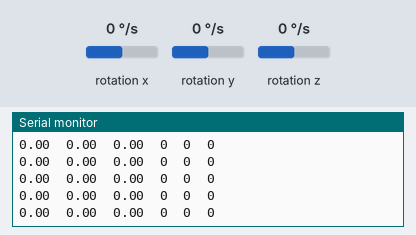
Bench run of a sketch on a simulated Arduino Uno, built with avr-gcc and run on an emulated ATmega328P. Shown: the last lines printed to the serial monitor. Wiring (inferred from the names in the program): L3G4200D gyroscope at I2C address 0x69. Inputs (shaded band) come from the test bench; at power-on: rotation x 0 °/s, rotation y 0 °/s, rotation z 0 °/s.

Above: at 2.7 s.
2.8 s: rotation x set to -192 °/s
At 2.86 s:
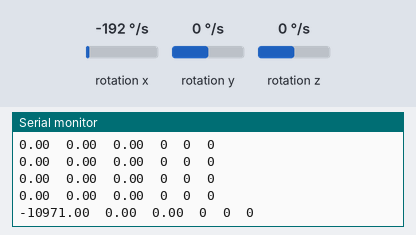
5.8 s: rotation y set to -192 °/s
At 5.89 s:
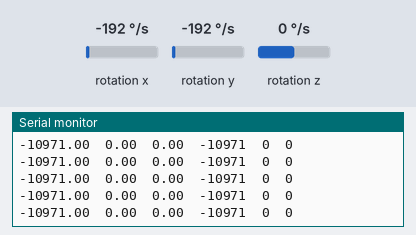
7.3 s: rotation z set to -192 °/s
At 7.36 s:
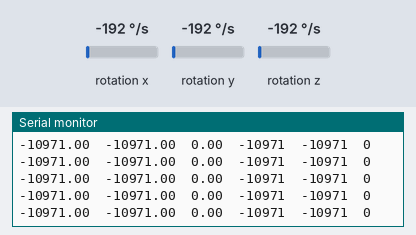
8.8 s: rotation x set to 0 °/s
At 8.84 s:
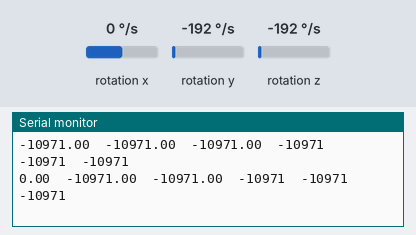

Measured:
- after the input at 2.8 s, the serial monitor: prints a new line after 0.06 s (image 1)
- after the input at 8.8 s, the serial monitor: prints a new line at once (image 4)

The sketch:

gy50.ino
```cpp
#include "Arduino.h"
#include <Wire.h>
//This code is to use with L3G4200 triple axis gyro
//Modified by SurtrTech

//Pinouts
//arduino     GY-50
//3.3v        SDO + VCC
//A4          SDA
//A5          SCL
//GND         GND


#define CTRL_REG1 0x20
#define CTRL_REG2 0x21
#define CTRL_REG3 0x22
#define CTRL_REG4 0x23
#define CTRL_REG5 0x24

int L3G4200D_Address = 105; //I2C address of the L3G4200D

int x;
int y;
int z;
int prevx = x;
int prevy = y;
int prevz = z;
int deltax;
int deltay;
int deltaz;

void writeRegister(int deviceAddress, byte address, byte val) {
    Wire.beginTransmission(deviceAddress); // start transmission to device
    Wire.write(address); // send register address
    Wire.write(val); // send value to write
    Wire.endTransmission(); // end transmission
}

int readRegister(int deviceAddress, byte address){

    int v;
    Wire.beginTransmission(deviceAddress);
    Wire.write(address); // register to read
    Wire.endTransmission();

    Wire.requestFrom(deviceAddress, 1); // read a byte

    while(!Wire.available()) {
        // waiting
    }

    v = Wire.read();
    return v;
}

void getGyroValues(){

    byte xMSB = readRegister(L3G4200D_Address, 0x29);
    byte xLSB = readRegister(L3G4200D_Address, 0x28);
    x = ((xMSB << 8) | xLSB);

    byte yMSB = readRegister(L3G4200D_Address, 0x2B);
    byte yLSB = readRegister(L3G4200D_Address, 0x2A);
    y = ((yMSB << 8) | yLSB);

    byte zMSB = readRegister(L3G4200D_Address, 0x2D);
    byte zLSB = readRegister(L3G4200D_Address, 0x2C);
    z = ((zMSB << 8) | zLSB);
}

int setupL3G4200D(int scale){
    //From Jim Lindblom of Sparkfun's code

// Enable x, y, z and turn off power down:
    writeRegister(L3G4200D_Address, CTRL_REG1, 0b00001111);

// If you'd like to adjust/use the HPF, you can edit the line below to configure CTRL_REG2:
    writeRegister(L3G4200D_Address, CTRL_REG2, 0b00000000);

// Configure CTRL_REG3 to generate data ready interrupt on INT2
    // No interrupts used on INT1, if you'd like to configure INT1
    // or INT2 otherwise, consult the datasheet:
    writeRegister(L3G4200D_Address, CTRL_REG3, 0b00001000);

// CTRL_REG4 controls the full-scale range, among other things:

    if(scale == 250){
        writeRegister(L3G4200D_Address, CTRL_REG4, 0b00000000);
    }else if(scale == 500){
        writeRegister(L3G4200D_Address, CTRL_REG4, 0b00010000);
    }else{
        writeRegister(L3G4200D_Address, CTRL_REG4, 0b00110000);
    }

// CTRL_REG5 controls high-pass filtering of outputs, use it
    // if you'd like:
    writeRegister(L3G4200D_Address, CTRL_REG5, 0b00000000);
}

void printValues(){
    Serial.print(double(x),2);
    //Here you can do some operations before you use that value
    //For example set it on a surface and substract or add numbers to get 0,0,0 if you want that position to be your reference
    Serial.print("\t");
    Serial.print(double(y),2);
    Serial.print("\t");
    Serial.print(double(z),2);
    Serial.print("\t");
}

void printSmothValues(){
    if(abs(prevx - x)<30){
        Serial.print(x);
    } else {
        Serial.print(prevx);
    }
    Serial.print("\t");
    if(abs(prevy - y)<30) {
        Serial.print(y);
    } else {
        Serial.print(prevy);
    }
    Serial.print("\t");
    if(abs(prevz - z)<30) {
        Serial.print(z);
    } else {
        Serial.print(prevz);
    }

}

void setup(){

    Wire.begin();
    Serial.begin(9600);

    Serial.println("starting up L3G4200D");
    setupL3G4200D(500); // Configure L3G4200 - 250, 500 or 2000 deg/sec

    delay(1500); //wait for the sensor to be ready
}


void loop(){
    prevx = x;
    prevy = y;
    prevz = z;
    getGyroValues(); // This will update x, y, and z with new values

    printValues();
    printSmothValues();

    Serial.println();

    delay(100); //Just here to slow down the serial to make it more readable
}
```
